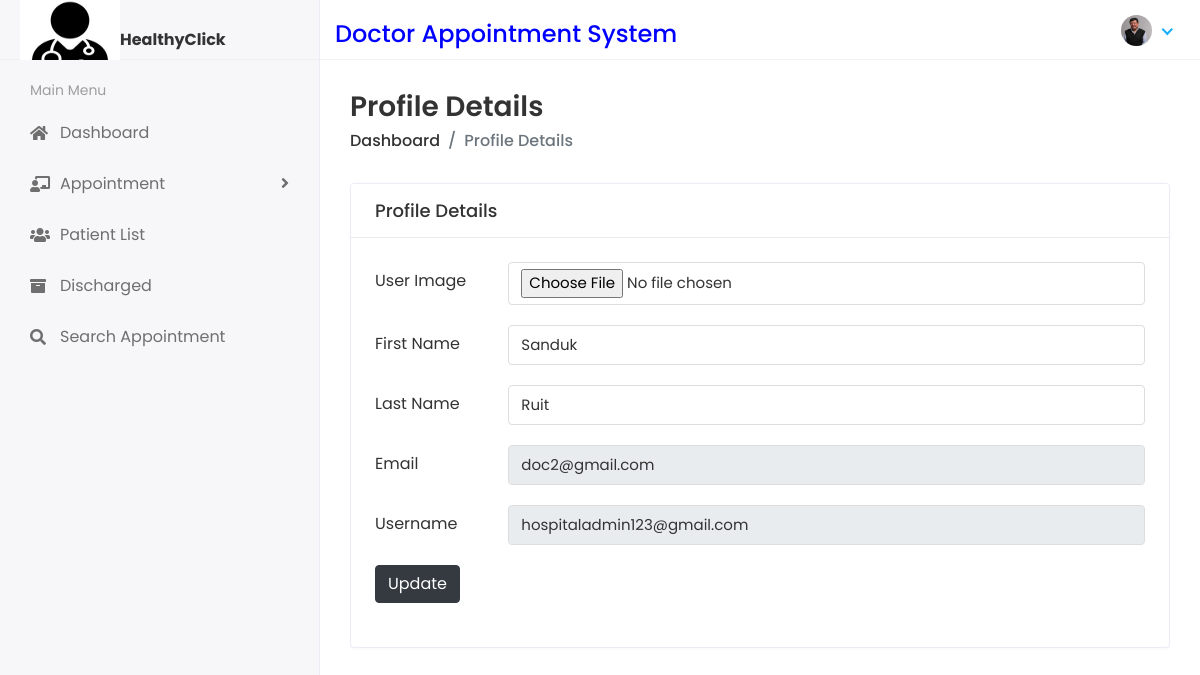
Page /Profile (signed in) on the committed database.
### dasapp/models.py (models this page shows)
class CustomUser(AbstractUser):
    USER = {
        (1, "admin"),
        (2, "doc"),
    }
    user_type = models.CharField(choices=USER, max_length=50, default=1)
    profile_pic = models.ImageField(upload_to="profile_pics/", blank=True, null=True)

### docappsystem/views.py (the view)
# urls.py: path("Profile", views.PROFILE, name="profile"),
def PROFILE(request):
    user = CustomUser.objects.get(id=request.user.id)
    context = {
        "user": user,
    }
    return render(request, "profile.html", context)

### templates/profile.html (shortened to what this page needs)
{% extends 'base.html' %}
{% block content %}
<div class="content container-fluid">
    {% if user.user_type == '1' %}
    <div class="page-header">
    <div class="row">
    <div class="col">
    <h3 class="page-title">Profile Details</h3>
    <ul class="breadcrumb">
    <li class="breadcrumb-item"><a href="{% url 'admin_home' %}">Dashboard</a></li>
    <li class="breadcrumb-item active">Profile Details</li>
    </ul>
    </div>
    </div>
    </div>
    {% else  %}
    <div class="page-header">
        <div class="row">
        <div class="col">
        <h3 class="page-title">Profile Details</h3>
        <ul class="breadcrumb">
        <li class="breadcrumb-item"><a href="{% url 'doctor_home' %}">Dashboard</a></li>
        <li class="breadcrumb-item active">Profile Details</li>
        </ul>
        </div>
        </div>
        </div>{% endif %}
    <div class="row">
    <div class="col-lg-12">
    <div class="card">
    <div class="card-header">
    <h5 class="card-title">Profile Details</h5>
    </div>
    <div class="card-body">
                       <form method="POST" action="{% url 'profile_update' %}" enctype="multipart/form-data">
    <div class="form-group row">
    <label class="col-form-label col-md-2">User Image</label>
    <div class="col-md-10">
        <input type="file" class="form-control" name="profile_pic" required="true">
    </div>
    </div>
    <div class="form-group row">
    <label class="col-form-label col-md-2">First Name</label>
    <div class="col-md-10">
        <input type="text" class="form-control" name="first_name" value="{{user.first_name}}" required="true">
    </div>
    </div>
    <div class="form-group row">
    <label class="col-form-label col-md-2">Last Name</label>
    <div class="col-md-10">
        <input type="text" class="form-control" name="last_name" value="{{user.last_name}}" required="true">
    </div>
    </div>
    <div class="form-group row">
    <label class="col-form-label col-md-2">Email</label>
    <div class="col-md-10">
        <input type="email" class="form-control" readonly="True" name="email" value="{{user.email}}" required="true">
    </div>
    </div>
    <div class="form-group row">
    <label class="col-form-label col-md-2">Username</label>
    <div class="col-md-10">
        <input type="text" class="form-control" readonly="True" name="username" value="{{user.username}}" required="true">
    </div>
    </div>
    <div class="form-group row">
        <div class="col-sm-10">
            <button type="submit" class="btn btn-dark">Update</button>
        </div>
    </div>
    </form>
    </div>
    </div>
    </div>
    </div>
    </div>
{% endblock %}

### templates/includes/header.html (shortened to what this page needs)
{% load static %}
{% if user.user_type == '1' %}
<div class="header">
    <div class="header-left" style="padding-top: 20px;">
       <a href="{% url 'admin_home' %}">
       <img src="{% static 'assets/img/logo.jpg'%}" width="80" height="80">
       </a>
       <strong>HealthyClick</strong>
    </div>
    <div class="top-nav-search" style="padding-top: 20px;color: blue;">
       <h4>Doctor Appointment System</h4>
    </div>
    <a class="mobile_btn" id="mobile_btn">
    <i class="fas fa-bars"></i>
    </a>
    <ul class="nav user-menu">
       <li class="nav-item dropdown has-arrow">
          <a href="#" class="dropdown-toggle nav-link" data-toggle="dropdown">
          <span class="user-img"><img class="rounded-circle" src="{{request.user.profile_pic.url}}" width="31" ></span>
          {% comment %} <span class="user-img"><img class="rounded-circle" src="/{{user.profile_pic}}" width="31" ></span> {% endcomment %}
          </a>
          <div class="dropdown-menu">
             <div class="user-header">
                <div class="avatar avatar-sm">
                   <img src="{{request.user.profile_pic.url}}" alt="User Image" class="avatar-img rounded-circle">
                   {% comment %} <img src="/{{user.profile_pic}}" alt="User Image" class="avatar-img rounded-circle"> {% endcomment %}
                </div>
                <div class="user-text">
                  <h6>{{user.first_name}} {{user.last_name}}</h6>
                   <p class="text-muted mb-0">Administrator</p>
                </div>
             </div>
             <a class="dropdown-item" href="{% url 'profile' %}">My Profile</a>
             <a class="dropdown-item" href="{% url 'change_password' %}">Setting</a>
             <a class="dropdown-item" href="{% url 'logout' %}">Logout</a>
          </div>
       </li>
    </ul>
 </div>
 {% else  %}
 <div class="header">
   <div class="header-left" style="padding-top: 20px;">
      <a href="{% url 'doctor_home' %}">
      <img src="{% static 'assets/img/logo.jpg'%}" width="100" height="80">
      </a>
      <strong>HealthyClick</strong>
   </div>
   <div class="top-nav-search" style="padding-top: 20px;color: blue;">
      <h4>Doctor Appointment System</h4>
   </div>
   <ul class="nav user-menu">
      <li class="nav-item dropdown has-arrow">
         <a href="#" class="dropdown-toggle nav-link" data-toggle="dropdown">
         <span class="user-img"><img class="rounded-circle" src="{{request.user.profile_pic.url}}" width="31" alt="Doctor"></span>
         </a>
      </li>
   </ul>
</div>{% endif %}

### static/assets/css/style.css (style rules this page uses)
html { height: 100%; }
body { background-color: #fff; color: #333; font-family: 'Poppins', sans-serif; font-size: 1rem; height: 100%; line-height: 1.5; overflow-x: hidden; }
h1, h2, h3, h4, h5, h6 { font-family: 'Poppins', sans-serif; margin-top: 0; }
.form-control { border: 1px solid #ddd; box-shadow: none; color: #333; font-size: 15px; height: 40px; }
a { color: #009ce7; }
input, button, a { transition: all 0.4s ease; -moz-transition: all 0.4s ease; -o-transition: all 0.4s ease; -ms-transition: all 0.4s ease; -webkit-transition: all 0.4s ease; }
input, input:focus, button, button:focus { outline: none; }
input[type="file"] { height: auto; min-height: calc(1.5em + .75rem + 2px); }
input[type=text], input[type=password] { -webkit-appearance: none; -moz-appearance: none; appearance: none; }
.form-group { margin-bottom: 1.25rem; }
ul, ol { padding: 0px; list-style: none; }
.card { border: 1px solid #ececf5; box-shadow: 0 1px 3px 0 rgba(0, 0, 0, 0.03); margin-bottom: 1.875rem; }
.card-body { padding: 1.5rem; }
.card-header { border-bottom: 1px solid #e6e6e6; padding: 1rem 1.5rem; }
.card .card-header { background-color: #fff; border-bottom: 1px solid #eaeaea; }
.card .card-header .card-title { margin-bottom: 0; font-size: 18px; }
.header { background-color: #fff; border-bottom: 1px solid #f3f3f4; left: 0; position: fixed; right: 0; top: 0; z-index: 1001; height: 60px; }
.header .header-left { float: left; height: 60px; padding: 0 20px; position: relative; width: 320px; z-index: 1; transition: all 0.2s ease-in-out; background-color: #f7f7fa; border-bottom: 1px solid #efefef; border-right: 1px solid #ececf5; display: flex; align-items: center; }
.header .dropdown-toggle:after { display: none; }
.header .has-arrow .dropdown-toggle:after { border-top: 0; border-left: 0; border-bottom: 2px solid #18aefa; border-right: 2px solid #18aefa; content: ''; height: 8px; display: inline-block; pointer-events: none; -webkit-transform-origin: 66% 66%; -ms-transform-origin: 66% 66%; transform-origin: 66% 66%; -webkit-transform: rotate(45deg); -ms-transform: rotate(45deg); transform: rotate(45deg); -webkit-transition: all 0.15s ease-in-out; transition: all 0.15s ease-in-out; width: 8px; vertical-align: 0px; }
.user-menu { float: right; margin: 0; position: relative; z-index: 99; padding-right: 15px; }
.user-menu.nav > li > a { color: #a0a0a0; font-size: 14px; line-height: 58px; padding: 0 15px; height: 60px; }
.user-img { margin-right: 3px; position: relative; }
.top-nav-search { float: left; margin-left: 15px; }
.page-wrapper > .content { padding: 1.875rem 1.875rem 0; }
.page-header { margin-bottom: 1.875rem; }
.page-header .breadcrumb { background-color: transparent; color: #6c757d; font-size: 1rem; font-weight: 500; margin-bottom: 0; padding: 0; }
.page-header .breadcrumb a { color: #333; }
.page-title { font-size: 28px; font-weight: 600; color: #333; margin-bottom: 5px; }

### rows in the picture
CustomUser: user.profile_pic (picture), first_name "Sanduk", last_name "Ruit", email "doc2@gmail.com", username "hospitaladmin123@gmail.com"
